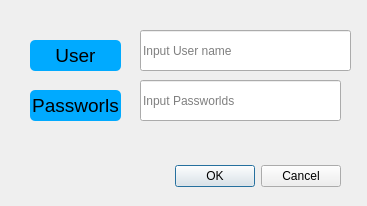
<?xml version="1.0" encoding="UTF-8"?>
<ui version="4.0">
 <class>Login</class>
 <widget class="QDialog" name="Login">
  <property name="windowModality">
   <enum>Qt::WindowModality::WindowModal</enum>
  </property>
  <property name="geometry">
   <rect>
    <x>0</x>
    <y>0</y>
    <width>367</width>
    <height>206</height>
   </rect>
  </property>
  <property name="windowTitle">
   <string>Login</string>
  </property>
  <widget class="QDialogButtonBox" name="button_login">
   <property name="geometry">
    <rect>
     <x>0</x>
     <y>160</y>
     <width>341</width>
     <height>32</height>
    </rect>
   </property>
   <property name="orientation">
    <enum>Qt::Orientation::Horizontal</enum>
   </property>
   <property name="standardButtons">
    <set>QDialogButtonBox::StandardButton::Cancel|QDialogButtonBox::StandardButton::Ok</set>
   </property>
  </widget>
  <widget class="QLabel" name="label_passworlds">
   <property name="geometry">
    <rect>
     <x>30</x>
     <y>90</y>
     <width>91</width>
     <height>31</height>
    </rect>
   </property>
   <property name="styleSheet">
    <string notr="true">QLabel#label_passworlds{
    background-color: rgb(0, 170, 255);
    border-radius: 5px;
}
</string>
   </property>
   <property name="text">
    <string>&lt;html&gt;&lt;head/&gt;&lt;body&gt;&lt;p align=&quot;center&quot;&gt;&lt;span style=&quot; font-size:14pt;&quot;&gt;Passworls&lt;/span&gt;&lt;/p&gt;&lt;/body&gt;&lt;/html&gt;</string>
   </property>
   <property name="alignment">
    <set>Qt::AlignmentFlag::AlignLeading|Qt::AlignmentFlag::AlignLeft|Qt::AlignmentFlag::AlignVCenter</set>
   </property>
  </widget>
  <widget class="QLineEdit" name="lineEdit_passworlds">
   <property name="geometry">
    <rect>
     <x>140</x>
     <y>80</y>
     <width>201</width>
     <height>41</height>
    </rect>
   </property>
   <property name="text">
    <string/>
   </property>
   <property name="placeholderText">
    <string>Input Passworlds</string>
   </property>
  </widget>
  <widget class="QLabel" name="label_user">
   <property name="geometry">
    <rect>
     <x>30</x>
     <y>40</y>
     <width>91</width>
     <height>31</height>
    </rect>
   </property>
   <property name="styleSheet">
    <string notr="true">QLabel#label_user{
    background-color: rgb(0, 170, 255);
    border-radius: 5px;
}
</string>
   </property>
   <property name="text">
    <string>&lt;html&gt;&lt;head/&gt;&lt;body&gt;&lt;p align=&quot;center&quot;&gt;&lt;span style=&quot; font-size:14pt;&quot;&gt;User&lt;/span&gt;&lt;/p&gt;&lt;/body&gt;&lt;/html&gt;</string>
   </property>
   <property name="alignment">
    <set>Qt::AlignmentFlag::AlignLeading|Qt::AlignmentFlag::AlignLeft|Qt::AlignmentFlag::AlignVCenter</set>
   </property>
  </widget>
  <widget class="QLineEdit" name="lineEdit_user">
   <property name="geometry">
    <rect>
     <x>140</x>
     <y>30</y>
     <width>211</width>
     <height>41</height>
    </rect>
   </property>
   <property name="inputMask">
    <string/>
   </property>
   <property name="text">
    <string/>
   </property>
   <property name="placeholderText">
    <string>Input User name</string>
   </property>
  </widget>
 </widget>
 <resources/>
 <connections>
  <connection>
   <sender>button_login</sender>
   <signal>accepted()</signal>
   <receiver>Login</receiver>
   <slot>accept()</slot>
   <hints>
    <hint type="sourcelabel">
     <x>248</x>
     <y>254</y>
    </hint>
    <hint type="destinationlabel">
     <x>157</x>
     <y>274</y>
    </hint>
   </hints>
  </connection>
  <connection>
   <sender>button_login</sender>
   <signal>rejected()</signal>
   <receiver>Login</receiver>
   <slot>reject()</slot>
   <hints>
    <hint type="sourcelabel">
     <x>316</x>
     <y>260</y>
    </hint>
    <hint type="destinationlabel">
     <x>286</x>
     <y>274</y>
    </hint>
   </hints>
  </connection>
 </connections>
</ui>
